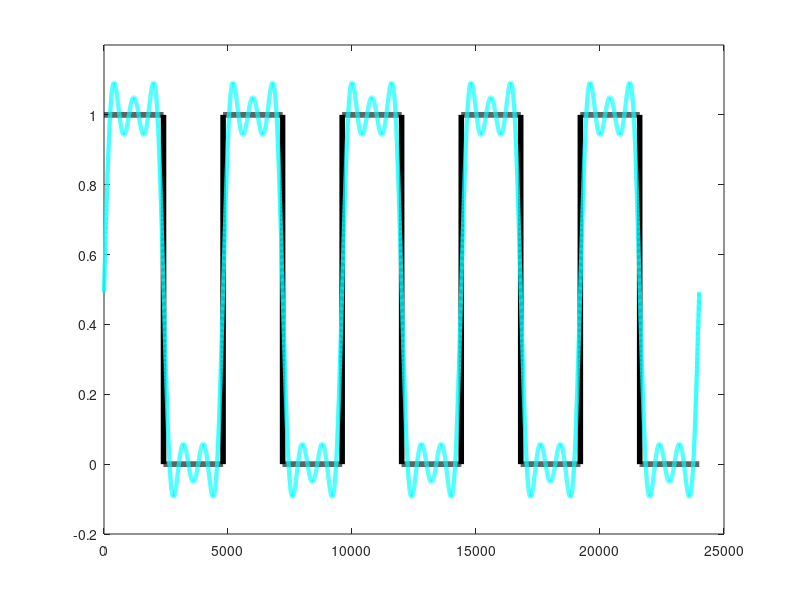

This chart was generated by the following MATLAB code:
clear all; close all; clc;
max_iter = 5;
for a=1:1:max_iter

    L=4800;
    N=4800;

    dx=L/(N-1);
    x=0:dx:L*a;

    f=zeros(size(x));
    
    if(a==max_iter)
        for b=1:max_iter-1
            f(b+N*(b-1) : ( (b-1)*N )+ N/2 ) = 1;
        end
        b=max_iter;
        f(b+N*(b-1) : (b-1)*N+N/2-4) = 1;
    end
    
    fprintf('f = %d\n', size(f,2));
    fprintf('x = %d\n', size(x,2));
    
    A0=sum(f.*ones(size(x)))/a*dx*2/L;
    fFS=A0/2;

    for k=1:5
       Ak=sum(f.*cos(2*pi*k*x/L))/a*dx*2/L;
       Bk=sum(f.*sin(2*pi*k*x/L))/a*dx*2/L;
       fFS=fFS+Ak*cos(2*pi*k*x/L)+Bk*sin(2*pi*k*x/L);
    end
    
%     A0=sum(f.*ones(size(x)))*dx*2/L;
%     fFS=A0/2;
% 
%     for k=1:5
%        Ak=sum(f.*cos(2*pi*k*x/L))*dx*2/L;
%        Bk=sum(f.*sin(2*pi*k*x/L))*dx*2/L;
%        fFS=fFS+Ak*cos(2*pi*k*x/L)+Bk*sin(2*pi*k*x/L);
%     end
    
end

plot(x, f,'k','Linewidth',4),hold on
plot(x, fFS, 'c-','Linewidth',3)

%set(gcf,'Position',[1500 200 2500 1500])
ylim([-0.2 1.2]);